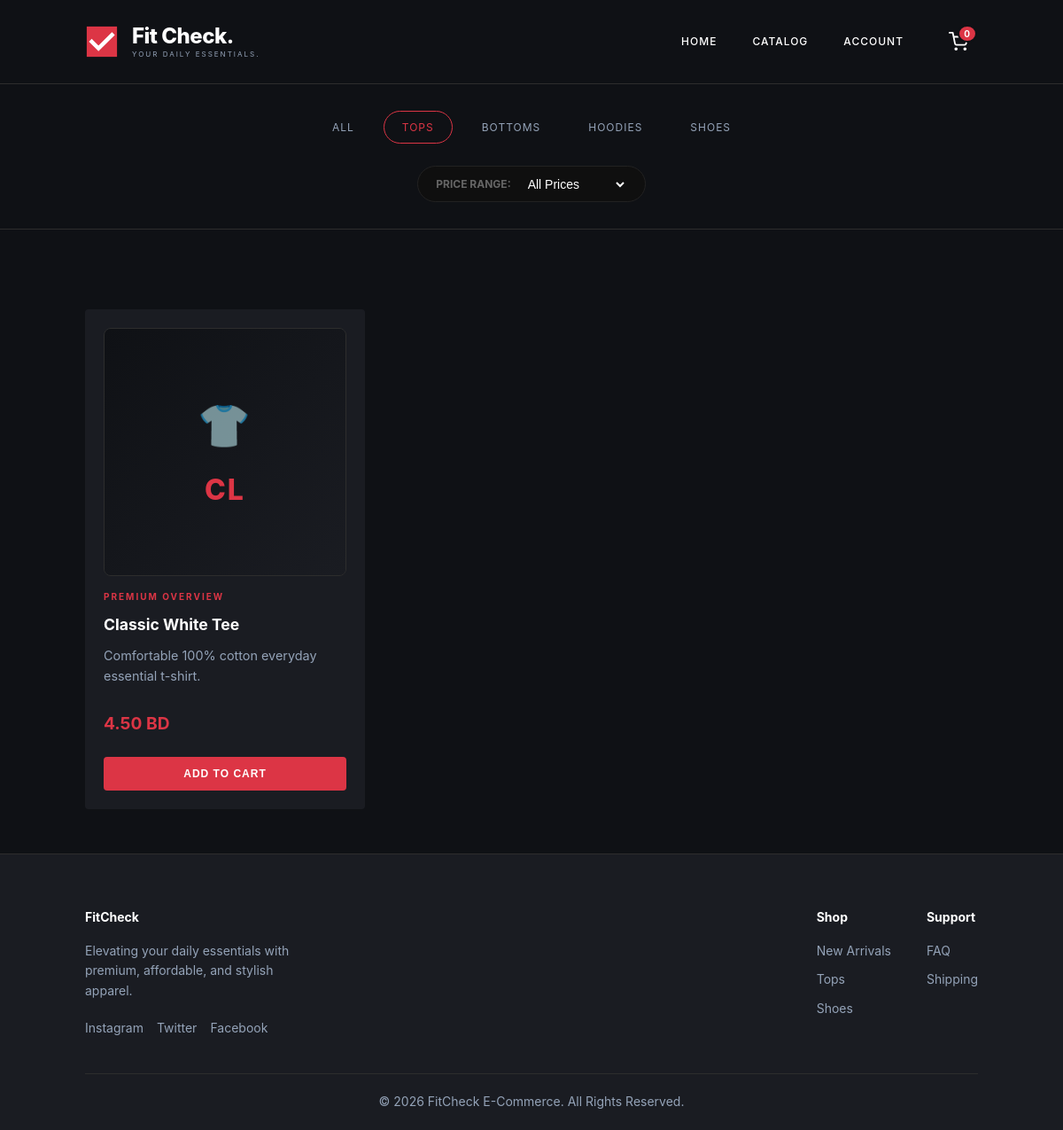
/catalog.php?category=Tops, run on the app's committed database.
### tables this page shows
CREATE TABLE IF NOT EXISTS products (
    id INT AUTO_INCREMENT PRIMARY KEY,
    name VARCHAR(100) NOT NULL,
    description TEXT,
    price DECIMAL(10, 2) NOT NULL,
    image_url VARCHAR(255) NOT NULL,
    category VARCHAR(50) NOT NULL
);

### catalog.php (the view, shortened to what this page needs)
<?php
require_once('db_config.php');
include('header.php');
$selected_category = $_GET['category'] ?? 'All';
$price_filter = $_GET['price_filter'] ?? 'All';
?>
<div class="filter-menu-bar" style="display: flex; flex-direction: column; align-items: center; gap: 25px; margin-bottom: 40px;">
    <div style="display: flex; gap: 12px; flex-wrap: wrap; justify-content: center;">
        <?php $categories = ['All', 'Tops', 'Bottoms', 'Hoodies', 'Shoes']; ?>
        <?php foreach ($categories as $cat): ?>
            <a href="catalog.php?category=<?php echo $cat; ?>&price_filter=<?php echo urlencode($price_filter); ?>"
               class="category-capsule <?php echo $selected_category == $cat ? 'active' : ''; ?>">
               <?php echo $cat; ?>
            </a>
        <?php endforeach; ?>
    </div>
    <form action="catalog.php" method="GET" style="display: flex; gap: 15px; align-items: center; background: #0f0f0f; padding: 10px 20px; border: 1px solid #222; border-radius: 50px;">
        <label style="color: #666; font-size: 12px; font-weight: bold; text-transform: uppercase;">Price Range:</label>
        <select name="price_filter" onchange="this.form.submit()" style="background: transparent; color: #fff; border: none; outline: none; cursor: pointer; font-size: 14px;">
            <option value="All" style="background: #111; color: #fff;" <?php if($price_filter == 'All') echo 'selected'; ?>>All Prices</option>
        </select>
    </form>
</div>
<div class="modern-storefront-grid">
    <?php
    $sql = "SELECT * FROM products WHERE 1=1";
    if ($selected_category !== 'All') {
        $sql .= " AND category = '" . $conn->real_escape_string($selected_category) . "'";
    }
    $result = $conn->query($sql);
    if ($result->num_rows > 0) {
        while($item = $result->fetch_assoc()) {
            ?>
            <div class="premium-item-card">
                <div class="product-image-container">
                    <?php
                    $image_path = !empty($item['image_url']) ? $item['image_url'] : '';
                    if (!empty($image_path) && file_exists($image_path)): ?>
                        <img src="<?php echo htmlspecialchars($image_path); ?>" class="product-image" loading="lazy">
                    <?php else: ?>
                        <div class="image-placeholder">
                            <span class="placeholder-icon">👕</span>
                            <span class="placeholder-code"><?php echo strtoupper(substr($item['name'], 0, 2)); ?></span>
                        </div>
                    <?php endif; ?>
                </div>
                <div class="product-info">
                    <div class="app-canvas-container">PREMIUM OVERVIEW</div>
                    <h3><?php echo htmlspecialchars($item['name']); ?></h3>
                    <p><?php echo htmlspecialchars($item['description']); ?></p>
                    <div class="product-price"><?php echo number_format($item['price'], 2); ?> BD</div>
                </div>
                <form action="cart_action.php" method="POST">
                    <button type="submit" class="premium-purchase-btn">Add to Cart</button>
                </form>
            </div>
            <?php
        }
    } else {
        echo "<p style='text-align: center; width: 100%; color: #94a3b8; padding: 40px 0;'>No items match your filters.</p>";
    }
    ?>
</div>
<?php include('footer.php'); ?>

### styles.css (style rules this page uses)
* { box-sizing: border-box; margin: 0; padding: 0; }
body { font-family: 'Inter', -apple-system, BlinkMacSystemFont, "Segoe UI", Roboto, sans-serif; background-color: #0f1115; color: #ffffff; line-height: 1.6; min-height: 100vh; display: flex; flex-direction: column; }
.filter-menu-bar { display: flex; gap: 20px; padding: 30px 8%; justify-content: center; border-bottom: 1px solid #2d2d2d; flex-wrap: wrap; background: #0f1115; }
.category-capsule { color: #94a3b8; text-decoration: none; text-transform: uppercase; font-size: 12px; letter-spacing: 1px; padding: 8px 20px; border: 1px solid transparent; transition: all 0.3s ease; border-radius: 20px; }
.category-capsule.active { color: #dc3545; border-color: #dc3545; }
.modern-storefront-grid { display: grid; grid-template-columns: repeat(auto-fill, minmax(300px, 1fr)); gap: 30px; padding: 50px 8%; max-width: 1400px; margin: 0 auto; width: 100%; }
.premium-item-card { background: #1a1c22; padding: 20px; border-radius: 4px; display: flex; flex-direction: column; justify-content: space-between; transition: all 0.3s ease; border: 1px solid transparent; }
.app-canvas-container { font-size: 10px; letter-spacing: 2px; color: #dc3545; margin-bottom: 10px; font-weight: 700; text-transform: uppercase; }
.premium-item-card h3 { font-size: 1.1rem; margin-bottom: 8px; }
.premium-item-card p { color: #94a3b8; font-size: 0.9rem; margin-bottom: 15px; }
.product-price { font-weight: bold; color: #dc3545; margin: 15px 0; font-size: 1.2rem; }
.premium-purchase-btn { width: 100%; padding: 12px; background: #dc3545; color: white; border: none; cursor: pointer; font-weight: 600; margin-top: 15px; border-radius: 4px; text-transform: uppercase; font-size: 12px; letter-spacing: 1px; transition: all 0.3s ease; }
.image-placeholder { font-size: 18px; font-weight: 700; color: #dc3545; text-transform: uppercase; }
* { scrollbar-width: thin; scrollbar-color: #dc3545 #0f1115; }
.product-image-container { width: 100%; height: 280px; background: #0f1115; border-radius: 8px; overflow: hidden; margin-bottom: 15px; display: flex; align-items: center; justify-content: center; border: 1px solid #2d2d2d; position: relative; }
.image-placeholder { font-size: 52px; font-weight: 700; color: #dc3545; text-transform: uppercase; background: linear-gradient(135deg, #0f1115 0%, #1a1c22 100%); width: 100%; height: 100%; display: flex; flex-direction: column; align-items: center; justify-content: center; letter-spacing: 2px; gap: 8px; }
.image-placeholder .placeholder-icon { font-size: 48px; opacity: 0.6; }
.image-placeholder .placeholder-code { font-size: 32px; font-weight: 800; color: #dc3545; }
.product-info { flex: 1; display: flex; flex-direction: column; }
.product-price { font-weight: bold; color: #dc3545; margin: 12px 0 8px 0; font-size: 1.2rem; }

### data on the page
products: name "CL", name "Classic White Tee", description "Comfortable 100% cotton everyday essential t-shirt.", price "4.50"

### other printed values
$cat "ALL"
$cat "TOPS"
$cat "BOTTOMS"
$cat "HOODIES"
$cat "SHOES"
